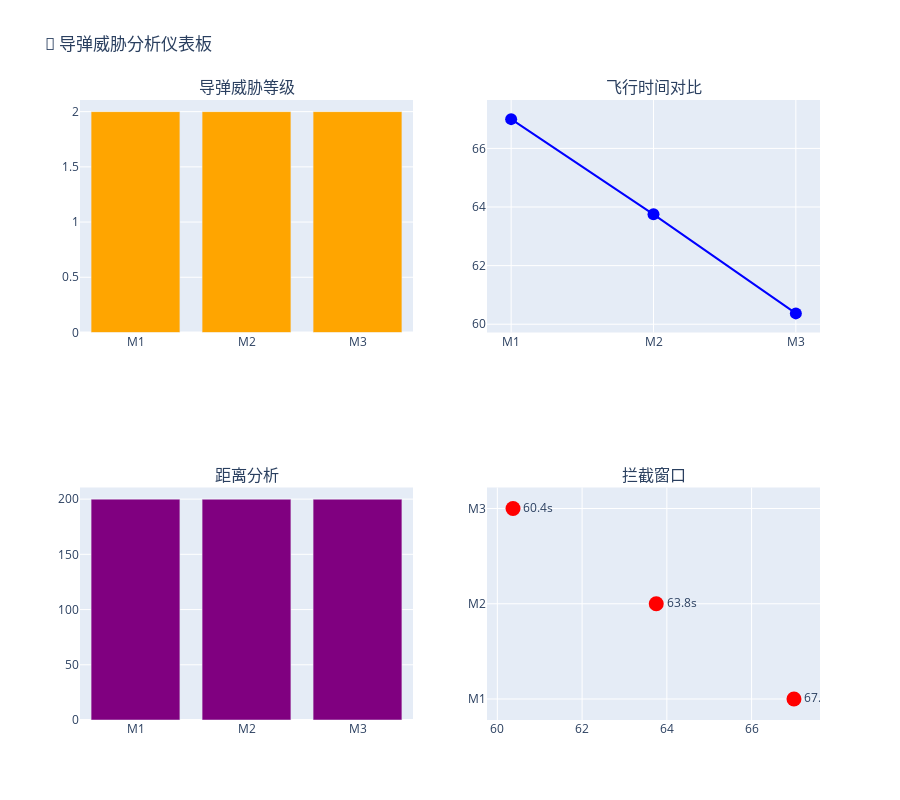

The code cell stored with this chart in its notebook:
### Code cell
dashboard_fig.show()

### Figure 1 — Plotly figure (JSON) as saved in the notebook; plotly's stock layout.template omitted (floating-point values rounded to 4 significant figures)
{"data": [{"marker": {"color": ["orange", "orange", "orange"]}, "name": "威胁等级", "x": ["M1", "M2", "M3"], "y": [2, 2, 2], "type": "bar", "xaxis": "x", "yaxis": "y"}, {"marker": {"color": "blue", "size": 12}, "mode": "markers+lines", "name": "飞行时间", "x": ["M1", "M2", "M3"], "y": [67.0, 63.75, 60.37], "type": "scatter", "xaxis": "x2", "yaxis": "y2"}, {"marker": {"color": "purple"}, "name": "最近距离", "x": ["M1", "M2", "M3"], "y": [200.0, 199.9, 199.9], "type": "bar", "xaxis": "x3", "yaxis": "y3"}, {"marker": {"color": "red", "size": 15}, "mode": "markers+text", "name": "拦截时机", "text": ["67.0s", "63.8s", "60.4s"], "textposition": "middle right", "x": [67.0, 63.75, 60.37], "y": ["M1", "M2", "M3"], "type": "scatter", "xaxis": "x4", "yaxis": "y4"}], "layout": {"xaxis": {"anchor": "y", "domain": [0.0, 0.45]}, "yaxis": {"anchor": "x", "domain": [0.625, 1.0]}, "xaxis2": {"anchor": "y2", "domain": [0.55, 1.0]}, "yaxis2": {"anchor": "x2", "domain": [0.625, 1.0]}, "xaxis3": {"anchor": "y3", "domain": [0.0, 0.45]}, "yaxis3": {"anchor": "x3", "domain": [0.0, 0.375]}, "xaxis4": {"anchor": "y4", "domain": [0.55, 1.0]}, "yaxis4": {"anchor": "x4", "domain": [0.0, 0.375]}, "annotations": [{"font": {"size": 16}, "showarrow": false, "text": "导弹威胁等级", "x": 0.225, "xanchor": "center", "xref": "paper", "y": 1.0, "yanchor": "bottom", "yref": "paper"}, {"font": {"size": 16}, "showarrow": false, "text": "飞行时间对比", "x": 0.775, "xanchor": "center", "xref": "paper", "y": 1.0, "yanchor": "bottom", "yref": "paper"}, {"font": {"size": 16}, "showarrow": false, "text": "距离分析", "x": 0.225, "xanchor": "center", "xref": "paper", "y": 0.375, "yanchor": "bottom", "yref": "paper"}, {"font": {"size": 16}, "showarrow": false, "text": "拦截窗口", "x": 0.775, "xanchor": "center", "xref": "paper", "y": 0.375, "yanchor": "bottom", "yref": "paper"}], "title": {"text": "🎯 导弹威胁分析仪表板"}, "showlegend": false, "height": 800}}
